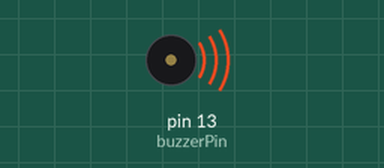
Simulated run of this sketch. Board: Arduino Uno, built with avr-gcc and run on an emulated ATmega328P. Shown: buzzer (waves = sounding).

Above: at 0.2 s.
At 23.7 s:
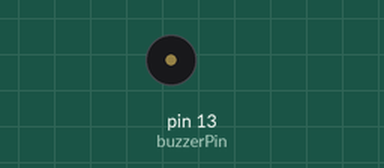
Timing chart, 0 to 27.2 s (numbered marks = the images above):
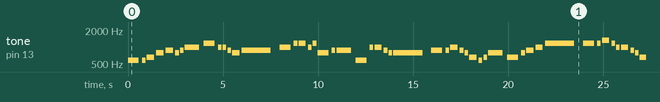

Measured:
- by itself, tone on pin 13 (buzzerPin): plays 587 Hz for 0.58 s, 587 Hz for 0.19 s, 659 Hz for 0.38 s, 784 Hz for 0.38 s, 880 Hz for 0.38 s, 784 Hz for 0.19 s … (180 notes in this stretch)

The sketch:

CH5_3.ino
```cpp
// ===== ch5_3.ino =====
const int speed=48;      //宣告播放速度
const int buzzerPin=13;   //宣告buzzerPin信號連接13腳
//宣告基本音符
const int Note[]={ 494, 523,587,659,698,784,880,988, 1046,1175,1318};
//宣告望春風音階陣列
const int song[]={ 2,2,3,5,  6,5,6,7,  9,7,7,6,5,  6,
                7,9,9,7,9,  5,6,6,  2,7,7,6,5,  5,
                6,6,7,6,5,  3,2,3,5,  3,5,6,7,  9,
                9,9,10,9,7, 7,6,5,3,  2,7,7,6,5,  5, 100}; //100為結束符號
//宣告望春風節拍陣列
const int beat[]={   12,4,8,8, 8,4,4,16, 12,4,4,4,8, 32,
              12,4,8,4,4, 12,4,16,  12,4,8,4,4, 32,
              12,4,8,4,4, 8,4,4,16, 12,4,8,8, 32,
                12,4,8,4,4, 8,4,4,16, 12,4,8,4,4, 32};

//==================================
void setup() {
  pinMode(buzzerPin, OUTPUT); //將buzzerPin腳規畫為輸出埠
  digitalWrite(buzzerPin, 0);   //buzzerPin初值設定為0
}
//==================================
void loop() {
  int x=0;              //宣告取音指標變數
  while(song[x]!=100){     //若非結束符號，則執行迴圈
    int duration = speed*beat[x];      //計算節拍
    tone(buzzerPin,Note[song[x]],duration);  //播音
    delay(duration*1.3);      //暫停
    x++;                //下一個音
  }
  noTone(buzzerPin);         //靜音
  delay(10000);            //暫停5秒
}
```
